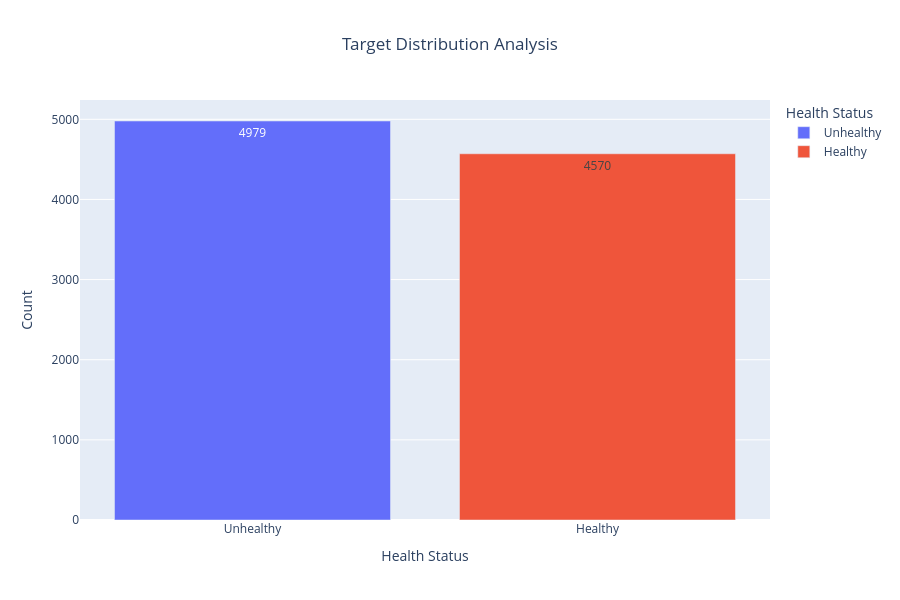

The cell this chart's notebook holds for it:
### Code cell
import plotly.express as px

# Count target values
target_counts = df['Target'].value_counts().reset_index()

target_counts.columns = ['Health Status', 'Count']

# Convert target labels for better readability
target_counts['Health Status'] = target_counts['Health Status'].map({
    0: 'Healthy',
    1: 'Unhealthy'
})

# Create interactive bar chart
fig = px.bar(
    target_counts,
    x='Health Status',
    y='Count',
    color='Health Status',
    text='Count',
    title='Target Distribution Analysis'
)

# Customize layout
fig.update_layout(
    title_x=0.5,
    width=900,
    height=600
)

# Show chart
fig.show()

### Figure 1 — Plotly figure (JSON) as saved in the notebook; plotly's stock layout.template omitted (floating-point values rounded to 4 significant figures)
{"data": [{"hovertemplate": "Health Status=%{x}<br>Count=%{text}<extra></extra>", "legendgroup": "Unhealthy", "marker": {"color": "#636efa", "pattern": {"shape": ""}}, "name": "Unhealthy", "orientation": "v", "showlegend": true, "text": [4979.0], "textposition": "auto", "type": "bar", "x": ["Unhealthy"], "xaxis": "x", "y": [4979], "yaxis": "y"}, {"hovertemplate": "Health Status=%{x}<br>Count=%{text}<extra></extra>", "legendgroup": "Healthy", "marker": {"color": "#EF553B", "pattern": {"shape": ""}}, "name": "Healthy", "orientation": "v", "showlegend": true, "text": [4570.0], "textposition": "auto", "type": "bar", "x": ["Healthy"], "xaxis": "x", "y": [4570], "yaxis": "y"}], "layout": {"barmode": "relative", "height": 600, "legend": {"title": {"text": "Health Status"}, "tracegroupgap": 0}, "title": {"text": "Target Distribution Analysis", "x": 0.5}, "width": 900, "xaxis": {"anchor": "y", "categoryarray": ["Unhealthy", "Healthy"], "categoryorder": "array", "domain": [0, 1], "title": {"text": "Health Status"}}, "yaxis": {"anchor": "x", "domain": [0, 1], "title": {"text": "Count"}}}}
